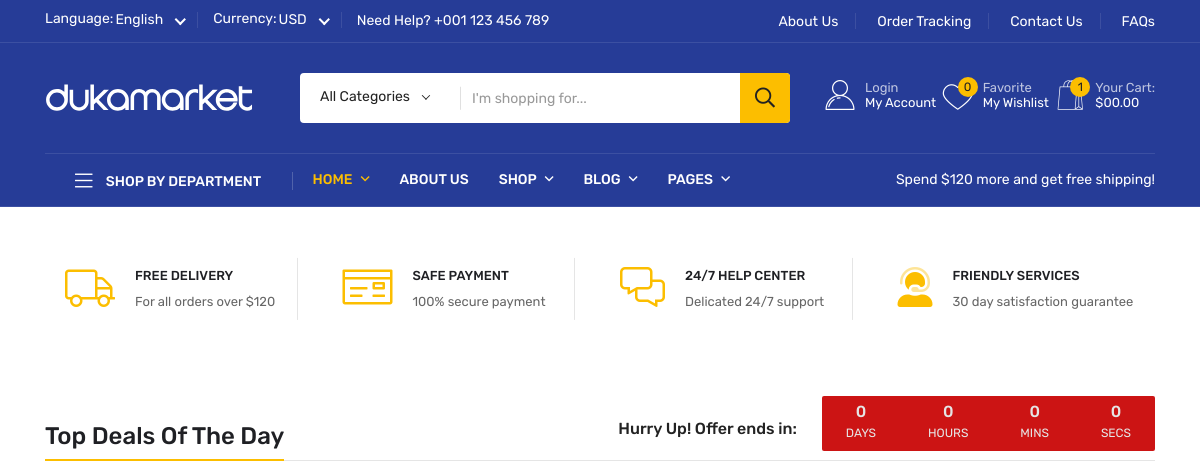
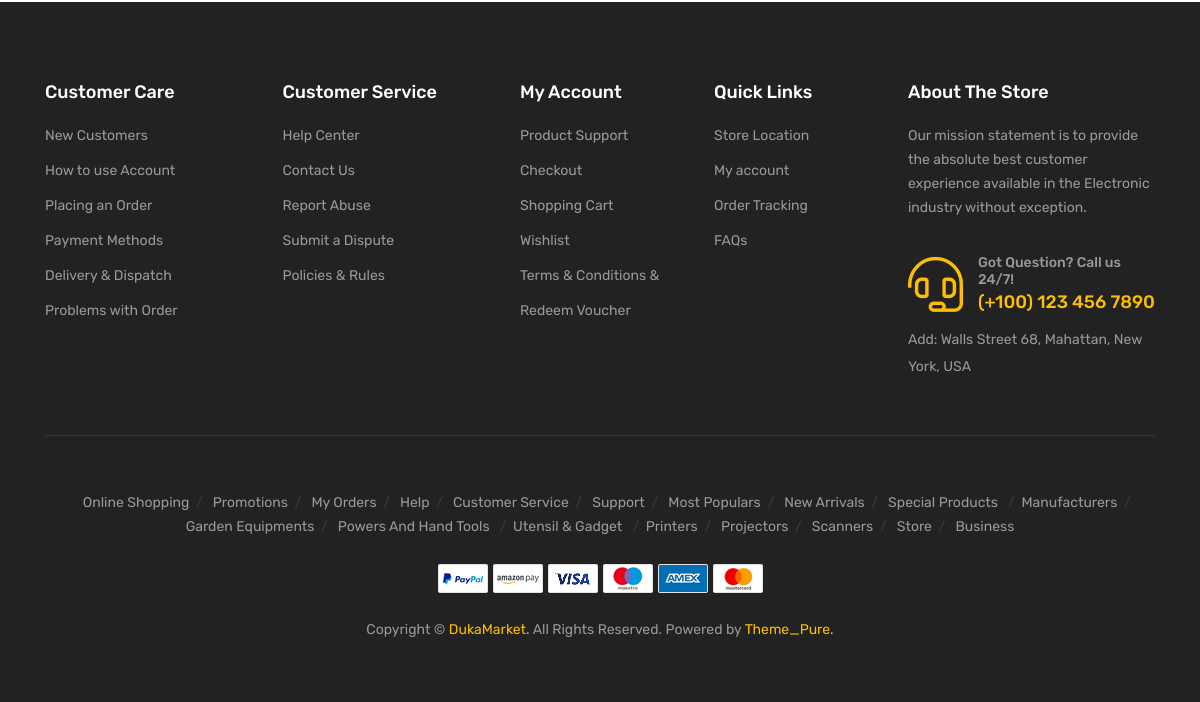
The app's page /, older data (2 pictures, top to bottom).
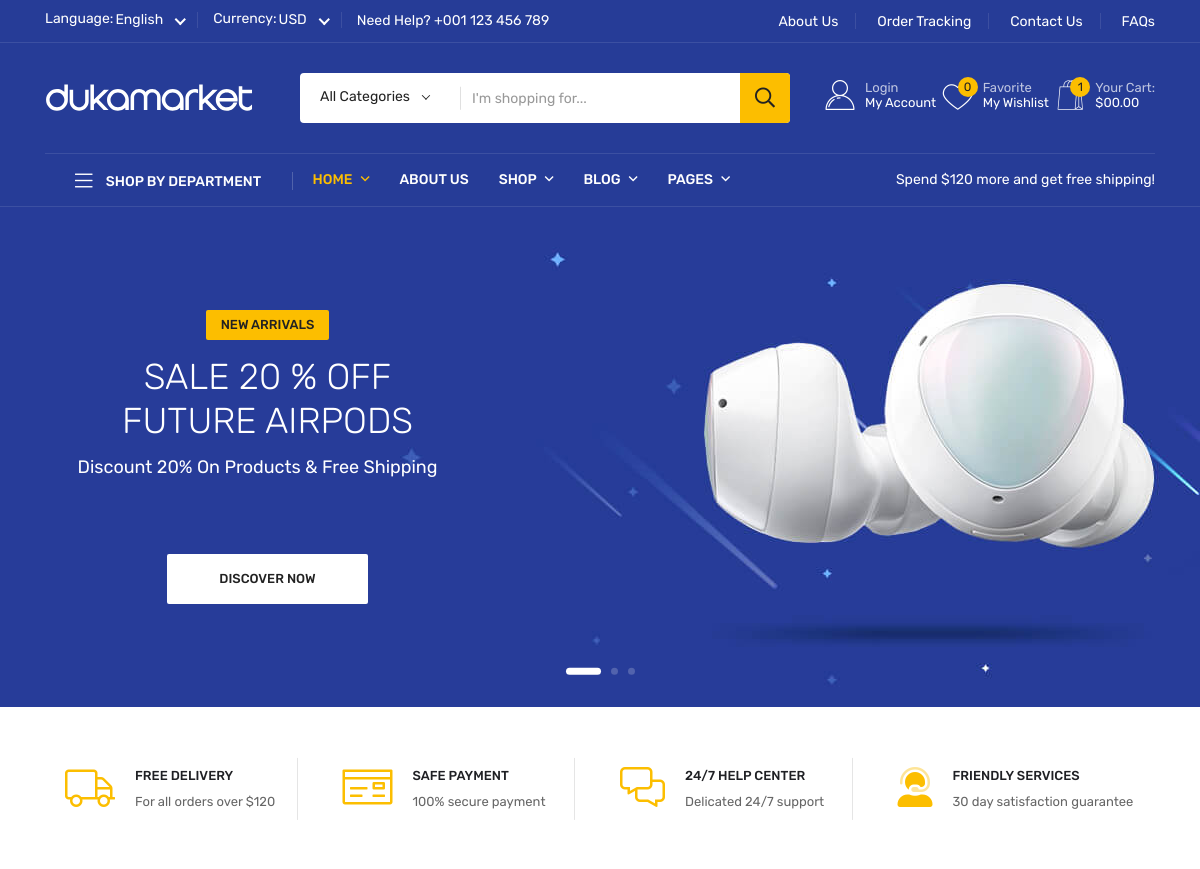
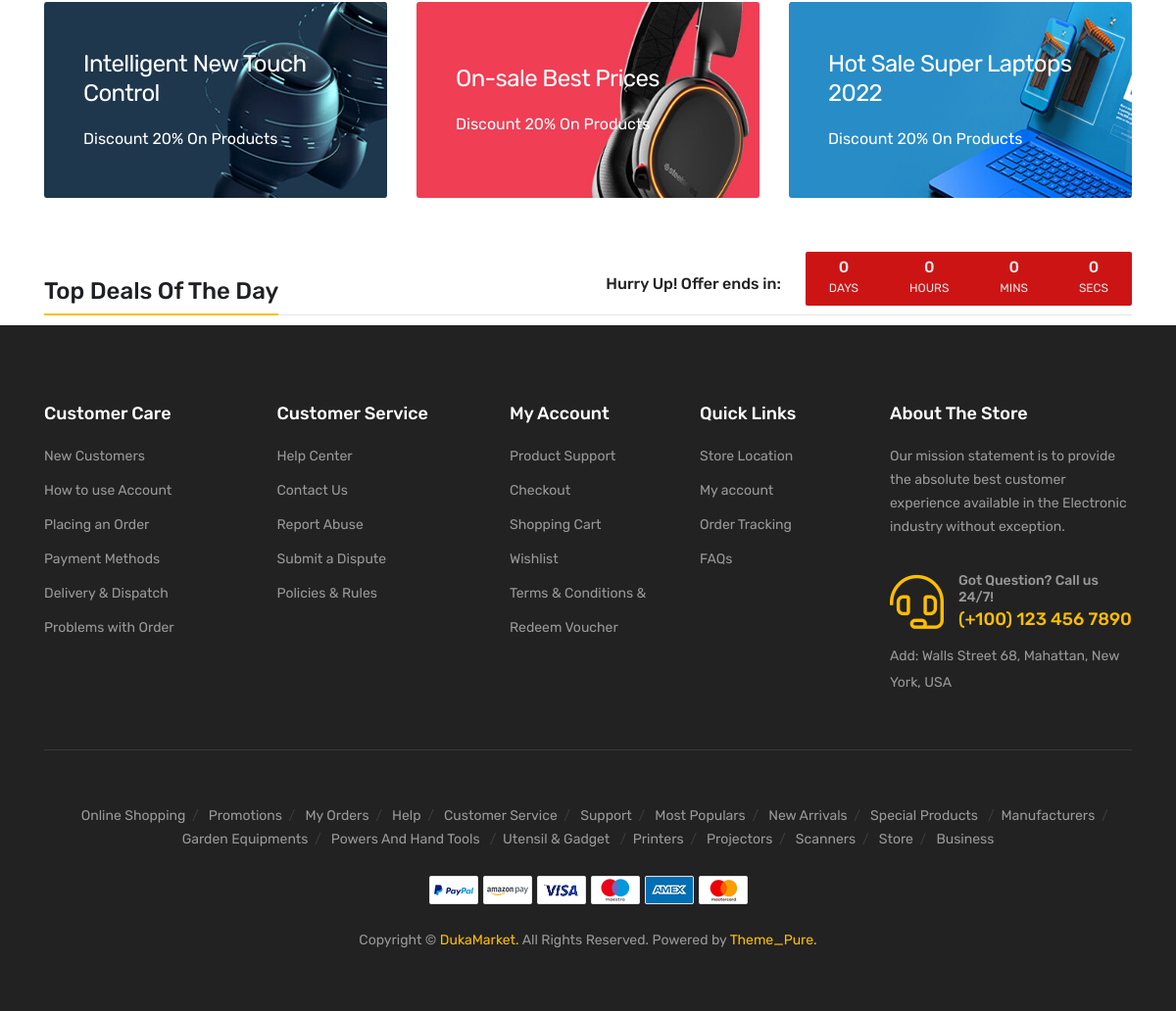
The same page, newer data (2 pictures, top to bottom).
### home/models.py (models this page shows, shortened)
class Slider(models.Model):
    CHOICES=(
        ('New Deal','New Deal'),
        ('New Arrivals','New Arrivals'),
        ('Hot Deals','Hot Deals'),
        ('Best Seller','Best Seller')
    )
    title=models.CharField(max_length=250)
    image=models.ImageField(upload_to='Images/sliderjpg')
    deal=models.CharField(choices=CHOICES,max_length=250)
    discount=models.PositiveBigIntegerField(default=0,null=True)
    link=models.CharField(max_length=250,default='#',null=True)

class Banner(models.Model):
    CHOICES=(
        ('Intelligent New Touch Control','IntelligentNew Touch Control'),
        ('On-sale Best Prices','On-sale Best Prices'),
        ('Hot Sale Super Laptops 2022','Hot Sale Super Laptops 2025')
    )
    title=models.CharField(choices=CHOICES,max_length=250)
    image=models.ImageField(upload_to='Images/banner.jpg')
    discount=models.PositiveBigIntegerField(default=0,null=True)

### home/views.py (the view)
# urls.py: 2. Add a URL to urlpatterns:  path('', views.home, name='home')
def home(request):
    slider=Slider.objects.all()[:3]
    banner=Banner.objects.all()[:3]
    mainCategory=MainCategory.objects.all()
    product=Product.objects.all()
    context={
        'slider':slider,
        'banner':banner,
        'category':mainCategory,
        'products':product
    }
    return render(request,'home.html',context)

### templates/home.html
{% extends "base.html" %} # base file ine extend chyanam athiyam.
{% load static %} # static venda as home.html oru static assets ine use chyunne ila.
{% block content%}
{% include "include/home/slider.html" %}
{% include "include/home/banner.html" %}
{% include "include/home/product.html"%}
{% endblock content%}

### templates/include/home/slider.html
 {% load static %}
 <div class="slider-area">
    <div class="swiper-container slider__active">
        <div class="slider-wrapper swiper-wrapper">
            {% for ite in slider%}
            <div class="single-slider swiper-slide slider-height d-flex align-items-center" data-background="media/{{ite.image}}">
                <div class="container">
                    <div class="row">
                        <div class="col-xl-5">
                            <div class="slider-content">
                                <div class="slider-top-btn" data-animation="fadeInLeft" data-delay="1s">
                                    <a href="product-details.html" class="st-btn b-radius">{{ite.deal}}</a>
                                </div>
                                <h2 data-animation="fadeInLeft" data-delay="1.5s" class="pt-15 slider-title pb-5">SALE {{ite.discount}} % OFF<br> {{ite.title}} </h2>
                                <p class="pr-20 slider_text" data-animation="fadeInLeft" data-delay="1.7s">Discount {{ite.discount}}% On Products & Free Shipping</p>
                                <div class="slider-bottom-btn mt-75">
                                    <a data-animation="fadeInUp" data-delay="1.9s" href="{{ite.link}}" class="st-btn-b b-radius">Discover now</a>
                                </div>
                            </div>
                        </div>
                    </div>
                </div>
            </div>
            {% endfor %}
            <div class="main-slider-paginations"></div>
        </div>
    </div>
</div>
        <section class="features__area pt-20">
            <div class="container">
                <div class="row row-cols-xxl-4 row-cols-xl-4 row-cols-lg-4 row-cols-md-2 row-cols-sm-2 row-cols-1 gx-0">
                    <div class="col">
                        <div class="features__item d-flex white-bg">
                            <div class="features__icon mr-20">
                                <i class="fal fa-truck"></i>
                            </div>
                            <div class="features__content">
                                <h6>FREE DELIVERY</h6>
                                <p>For all orders over $120</p>
                            </div>
                        </div>
                    </div>
                    <div class="col">
                        <div class="features__item d-flex white-bg">
                            <div class="features__icon mr-20">
                                <i class="fal fa-money-check"></i>
                            </div>
                            <div class="features__content">
                                <h6>SAFE PAYMENT</h6>
                                <p>100% secure payment</p>
                            </div>
                        </div>
                    </div>
                    <div class="col">
                        <div class="features__item d-flex white-bg">
                            <div class="features__icon mr-20">
                                <i class="fal fa-comments-alt"></i>
                            </div>
                            <div class="features__content">
                                <h6>24/7 HELP CENTER</h6>
                                <p>Delicated 24/7 support</p>
                            </div>
                        </div>
                    </div>
                    <div class="col">
                        <div class="features__item features__item-last d-flex white-bg">
                            <div class="features__icon mr-20">
                                <i class="fad fa-user-headset"></i>
                            </div>
                            <div class="features__content">
                                <h6>FRIENDLY SERVICES</h6>
                                <p>30 day satisfaction guarantee</p>
                            </div>
                        </div>
                    </div>
                </div>
            </div>
        </section>

### templates/include/home/banner.html
 {% load static %}
 <section class="banner__area pt-20 pb-10">
    <div class="container">
        <div class="row">
            {% for ite in banner%}
            <div class="col-xl-4 col-lg-4 col-md-6">
                <div class="banner__item p-relative w-img mb-30">
                    <div class="banner__img">
                       <a href="#"><img src="{{ ite.image.url }}" alt="">
                    </div>
                    <div class="banner__content">
                        <h6><a href="#">{{ite.title}}</a></h6>
                        <p>Discount  20% On Products</p>
                    </div>
                </div>
            </div>
            {% endfor  %}
        </div>
    </div>
</section>

Row changes from the older to the newer data that the page shows:
added Slider: deal "NEW ARRIVALS", discount "20", title "FUTURE AIRPODS"
added Banner: image (picture), title "Intelligent New Touch Control"
added Banner: image (picture), title "On-sale Best Prices"
added Banner: image (picture), title "Hot Sale Super Laptops 2022"
